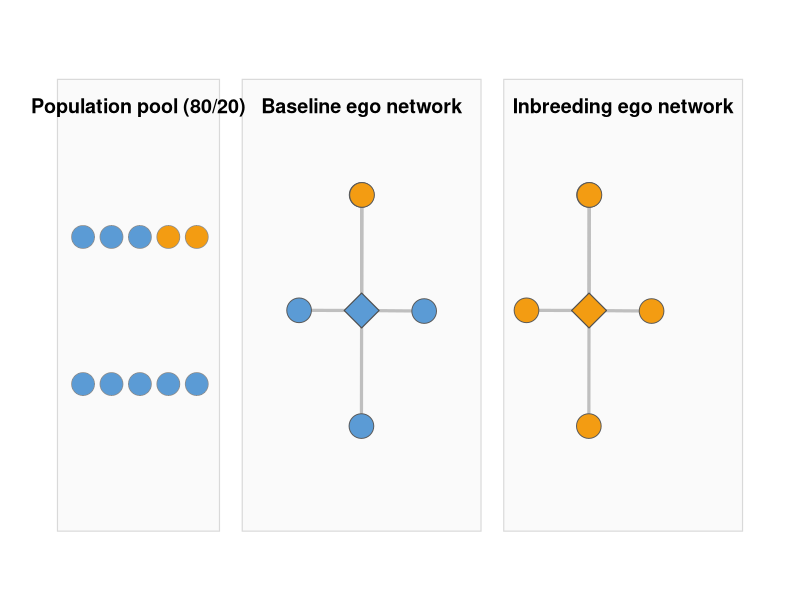

Generate this figure with R:
# Generates images/ego-bias-baseline.png for slides/ego-homogeneity.qmd
# ("Visualizing Baseline vs. Inbreeding Homophily" slide). Stylized schematic.
# No internal title/subtitle — the slide bullets carry the explanation.
# Run from the repo root: Rscript images/make_ego_bias_baseline.R
library(ggplot2)

blue <- "#5B9BD5"; orange <- "#F39C12"; edge <- "grey75"

# population pool: 8 blue + 2 orange
pool <- data.frame(
  x = rep(c(0.12, 0.22, 0.32, 0.42, 0.52), 2),
  y = rep(c(0.62, 0.34), each = 5),
  grp = c("blue", "blue", "blue", "orange", "orange",
          "blue", "blue", "blue", "blue", "blue")
)

# ego networks: diamond ego + alter spokes
spokes <- function(cx, eg, blue_n, orange_n) {
  n <- blue_n + orange_n
  ang <- seq(pi/2, pi/2 + 2*pi*0.999, length.out = n)
  data.frame(x = cx + 0.22 * cos(ang), y = 0.48 + 0.22 * sin(ang),
             grp = c(rep("blue", blue_n), rep("orange", orange_n)))
}
altU <- spokes(1.10, "blue", 4, 1)   # baseline: mirrors the 80/20 pool
altB <- spokes(1.90, "orange", 0, 5) # inbreeding: all similar alters

edges <- function(cx, eg) do.call(rbind, lapply(seq_len(nrow(altU) + 1), function(i)
  NULL)) # built below
mk <- function(cx, alt) do.call(rbind, lapply(seq_len(nrow(alt)), function(i)
  data.frame(x = cx, y = 0.48, xend = alt$x[i], yend = alt$y[i])))
eU <- mk(1.10, altU); eB <- mk(1.90, altB)

p <- ggplot() +
  annotate("rect", xmin = 0.03, xmax = 0.60, ymin = 0.06, ymax = 0.92,
           fill = "grey98", color = "grey85", linewidth = 0.4) +
  annotate("rect", xmin = 0.68, xmax = 1.52, ymin = 0.06, ymax = 0.92,
           fill = "grey98", color = "grey85", linewidth = 0.4) +
  annotate("rect", xmin = 1.60, xmax = 2.44, ymin = 0.06, ymax = 0.92,
           fill = "grey98", color = "grey85", linewidth = 0.4) +
  annotate("text", x = 0.315, y = 0.87, label = "Population pool (80/20)",
           fontface = "bold", size = 5.0) +
  annotate("text", x = 1.10, y = 0.87, label = "Baseline ego network",
           fontface = "bold", size = 5.0) +
  annotate("text", x = 2.02, y = 0.87, label = "Inbreeding ego network",
           fontface = "bold", size = 5.0) +
  geom_segment(data = rbind(eU, eB), aes(x, y, xend = xend, yend = yend),
               color = edge, linewidth = 1.1, lineend = "round") +
  geom_point(data = pool, aes(x, y, fill = grp), shape = 21,
             size = 7.5, color = "grey55", stroke = 0.4) +
  geom_point(data = altU, aes(x, y, fill = grp), shape = 21,
             size = 8, color = "grey35", stroke = 0.5) +
  geom_point(data = altB, aes(x, y, fill = grp), shape = 21,
             size = 8, color = "grey35", stroke = 0.5) +
  geom_point(data = data.frame(x = c(1.10, 1.90), y = 0.48, grp = c("blue", "orange")),
             aes(x, y, fill = grp), shape = 23, size = 9,
             color = "grey30", stroke = 0.6) +
  scale_fill_manual(values = c(blue = blue, orange = orange), guide = "none") +
  coord_cartesian(xlim = c(0, 2.47), ylim = c(0, 1), clip = "off") +
  theme_void() +
  theme(plot.margin = margin(8, 10, 8, 10))

ggsave("images/ego-bias-baseline.png", p, width = 8.25, height = 3.75,
       dpi = 200, bg = "white")
